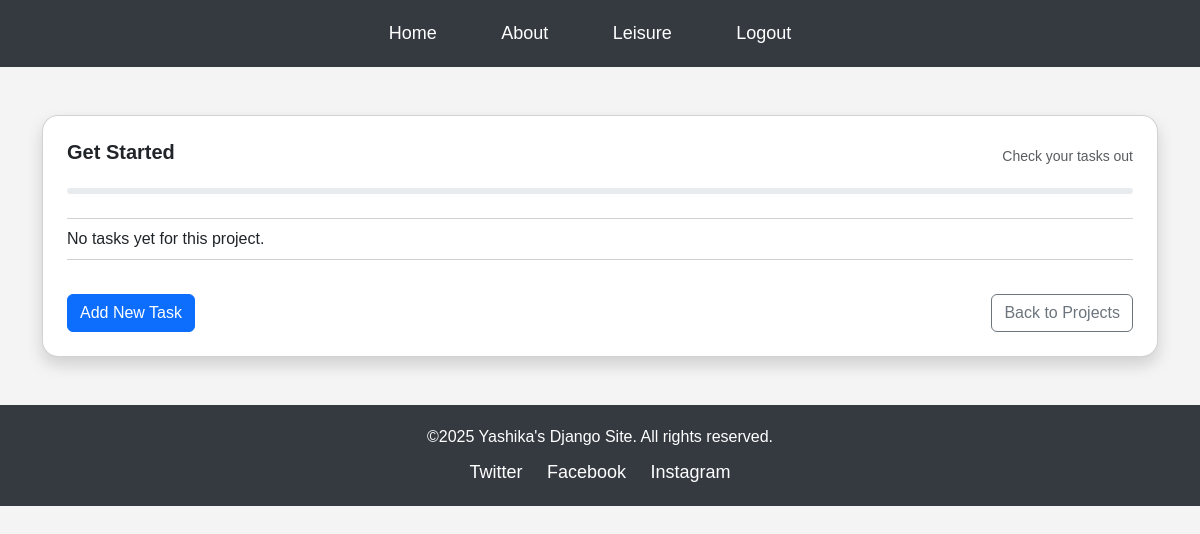
The page /taskList/6/ (signed in) on the database as committed earlier.
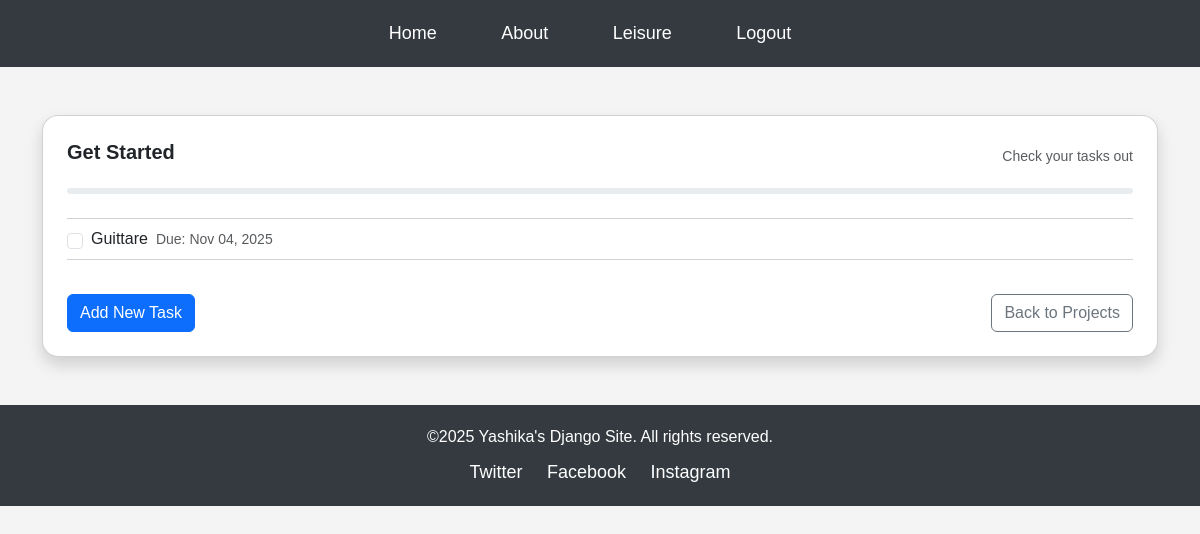
The same page on the database as committed later.
### leisureProjects/models.py (models this page shows, shortened)
class Task(models.Model):
    project = models.ForeignKey(Project, on_delete=models.CASCADE)
    title = models.CharField(max_length=200)
    description = models.TextField()
    assigned_to = models.ForeignKey(User, on_delete=models.SET_NULL, null=True, blank=True)
    completed = models.BooleanField(default=False)
    due_date = models.DateTimeField(null=True, blank=True)

### leisureProjects/views.py (the view)
# urls.py: path('taskList/<int:project_id>/', views.task_list, name="taskList"),
@login_required
def task_list(request, project_id):
    project = Project.objects.get(id=project_id)
    tasks = Task.objects.filter(project=project)
    return render(request, 'leisureProjects/taskList.html', {
        'project': project,
        'tasks': tasks,
        'now': timezone.now()
    })

### leisureProjects/templates/leisureProjects/taskList.html (shortened to what this page needs)
{% load static %}
{% include 'includes/header.html' %}
<link rel="stylesheet" href="{% static 'css/projectList.css' %}">
<link href="https://cdn.jsdelivr.net/npm/bootstrap@5.3.0/dist/css/bootstrap.min.css" rel="stylesheet">
<div class="container my-5">
  <div class="card shadow rounded-4 p-4">
    <div class="d-flex justify-content-between align-items-center mb-3">
      <h5 class="fw-bold">Get Started</h5>
      <small class="text-muted">
        Check your tasks out
      </small>
    </div>
    <div class="progress mb-4" style="height: 6px;">
    </div>
    <ul class="list-group list-group-flush">
      {% for task in tasks %}
      <li class="list-group-item d-flex justify-content-between align-items-center px-0 py-2 border-0">
        <div class="d-flex align-items-center">
          <input type="checkbox" class="form-check-input me-2 task-checkbox"
                 data-task-id="{{ task.id }}"
                 {% if task.completed %}checked{% endif %}>
          <span class="{% if task.completed %}text-decoration-line-through text-muted{% endif %}">
            {{ task.title }}
          </span>
          {% if task.due_date %}
            <small class="ms-2 {% if task.due_date < now %}text-danger{% else %}text-muted{% endif %}">
              Due: {{ task.due_date|date:"M d, Y" }}
            </small>
          {% endif %}
        </div>
      </li>
      {% empty %}
      <li class="list-group-item px-0">No tasks yet for this project.</li>
      {% endfor %}
    </ul>
    <div class="mt-4 d-flex justify-content-between">
      <a href="{% url 'createTask' project.id %}" class="btn btn-primary">Add New Task</a>
      <a href="{% url 'projectList' %}" class="btn btn-outline-secondary">Back to Projects</a>
    </div>
  </div>
</div>
<link rel="stylesheet" href="https://cdn.jsdelivr.net/npm/bootstrap-icons@1.10.5/font/bootstrap-icons.css">
{% include 'includes/footer.html' %}

Rows that differ between the two databases and show on the page:
added Task: title "Guittare", due_date "Nov 04, 2025"
Other text that changed with them:
text no longer shown: "No tasks yet for this project."
